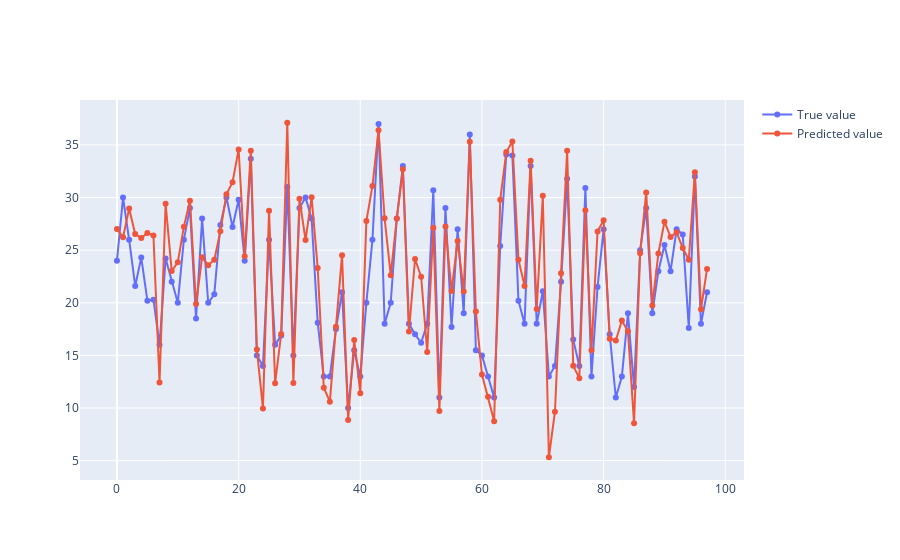

The cell this chart's notebook holds for it:
### Code cell
fig = go.Figure()
fig.add_trace(go.Scatter(x=np.arange(len(y_test)), y=y_test, mode='markers+lines', name='True value'))
fig.add_trace(go.Scatter(x=np.arange(len(y_test)), y=y_pred, mode='markers+lines', name='Predicted value'))
fig.show()
